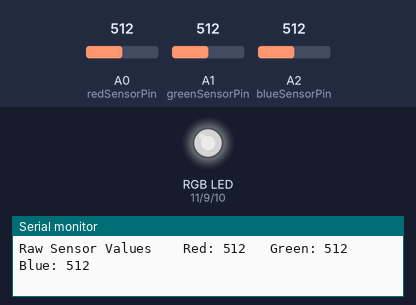
The sketch below on a simulated Arduino Uno, built with avr-gcc and run on an emulated ATmega328P. On the bench: an RGB LED mixed from three pins (HIGH = lit), the last lines printed to the serial monitor. The test bench sets the inputs (shaded band); at power-on: A0 (redSensorPin) = 512, A1 (greenSensorPin) = 512, A2 (blueSensorPin) = 512. Dim RGB values are drawn brighter than linear.

Above: at 2.8 s.
2.9 s: A0 (redSensorPin) set to 716
At 7.2 s:
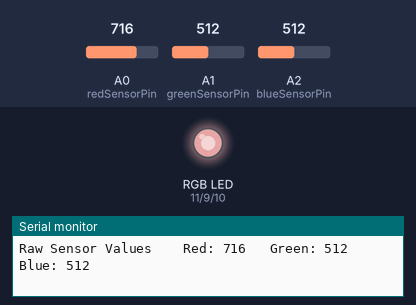
7.5 s: A1 (greenSensorPin) set to 716
At 10.5 s:
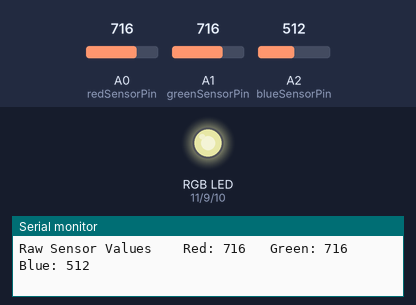
11.5 s: A2 (blueSensorPin) set to 716
At 13.3 s:
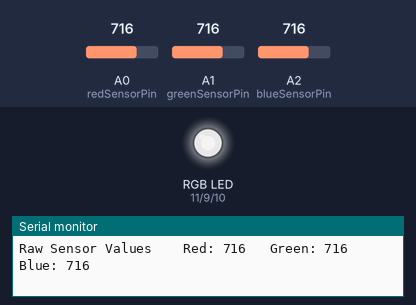
14.2 s: A0 (redSensorPin) set to 900
At 19.1 s:
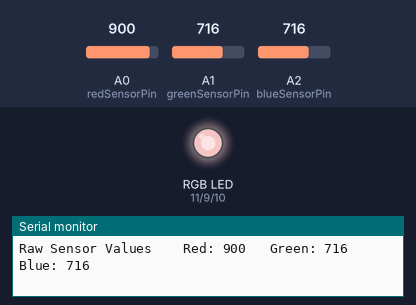
19.5 s: A1 (greenSensorPin) set to 900
At 23.2 s:
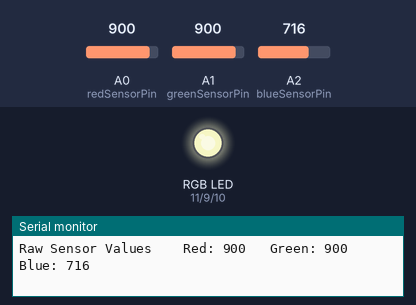
23.5 s: A2 (blueSensorPin) set to 900
At 25.1 s:
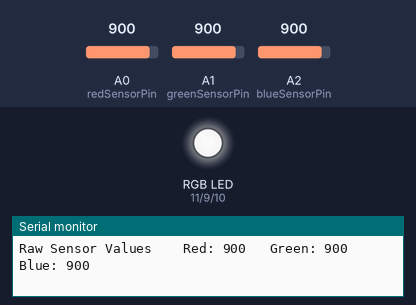
Timing chart, 0 to 26.6 s (numbered marks = the images above; inputs shaded):
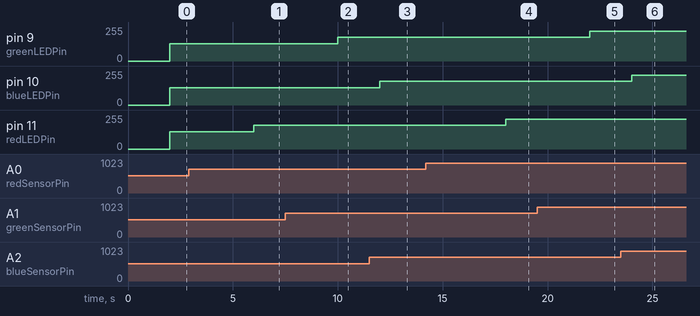

The sketch:

Color_Mixing_Lamp_-_04.ino
```cpp
const int greenLEDPin = 9;
const int redLEDPin = 11;
const int blueLEDPin = 10;

const int redSensorPin = A0;
const int greenSensorPin = A1;
const int blueSensorPin = A2;

int redValue = 0;
int greenValue = 0;
int blueValue = 0;

int redSensorValue = 0;
int greenSensorValue = 0;
int blueSensorValue = 0;

void setup() {

	Serial.begin(9600);

	pinMode(greenLEDPin,OUTPUT);
	pinMode(redLEDPin,OUTPUT);
	pinMode(blueLEDPin,OUTPUT);

}

void loop() {

	redSensorValue = analogRead(redSensorPin);
	delay(1000);
	greenSensorValue = analogRead(greenSensorPin);
	delay(1000);
	blueSensorValue = analogRead(blueSensorPin);

	Serial.print("\nRaw Sensor Values \t Red: ");
	Serial.print(redSensorValue);

	Serial.print("\t Green: ");
	Serial.print(greenSensorValue);

	Serial.print("\t Blue: ");
	Serial.print(blueSensorValue);

	redValue = redSensorValue / 4;
	blueValue = blueSensorValue / 4;
	greenValue = greenSensorValue / 4;

	analogWrite(redLEDPin,redValue);
	analogWrite(greenLEDPin,greenValue);
	analogWrite(blueLEDPin,blueValue);

}
```

Measured:
- after the input at 2.9 s, pin 11 (redLEDPin): 128/255 → 179/255 after 3.1 s
- after the input at 7.5 s, pin 9 (greenLEDPin): 128/255 → 179/255 after 2.5 s
- after the input at 11.5 s, pin 10 (blueLEDPin): 128/255 → 179/255 after 0.51 s
- after the input at 14.2 s, pin 11 (redLEDPin): 179/255 → 225/255 after 3.8 s
- after the input at 19.5 s, pin 9 (greenLEDPin): 179/255 → 225/255 after 2.5 s
- after the input at 23.5 s, pin 10 (blueLEDPin): 179/255 → 225/255 after 0.51 s
